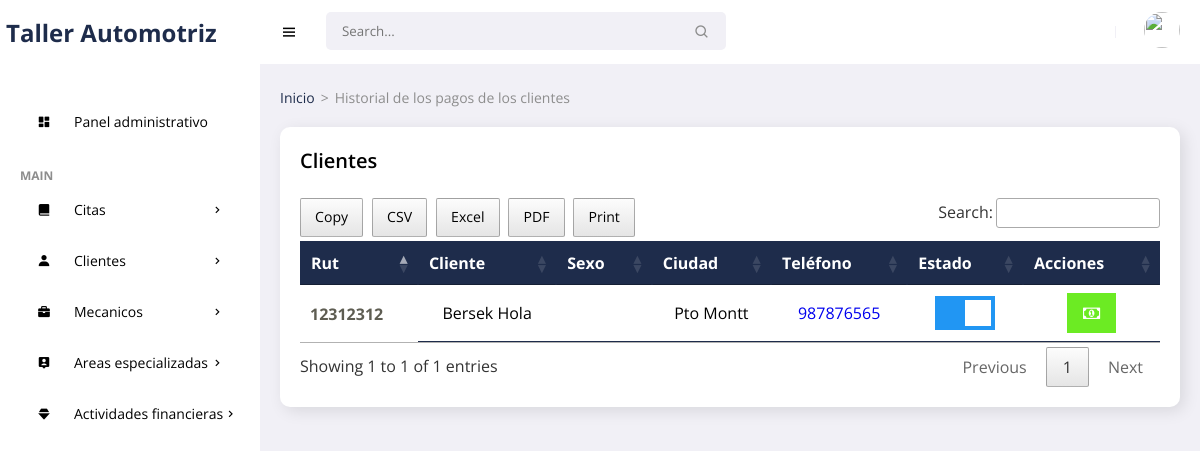
/frontend/actividades/mostrar.php (signed in), run on an earlier commit of the app's database.
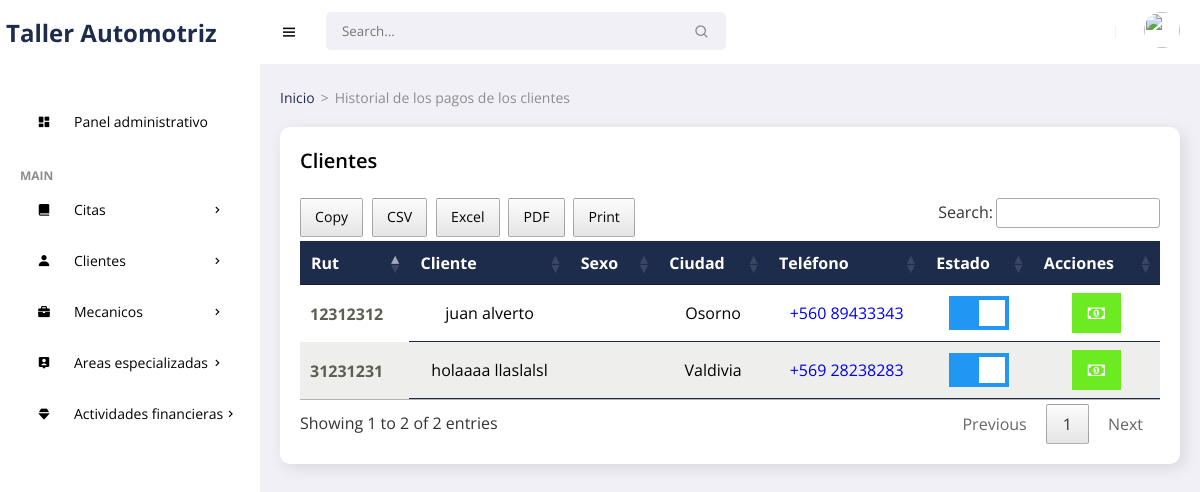
And on a later commit of the database.
### tables this page shows
CREATE TABLE `clientes` (
  `idpa` int(11) NOT NULL,
  `numhs` char(8) NOT NULL,
  `nompa` varchar(30) NOT NULL,
  `apepa` varchar(30) NOT NULL,
  `direc` varchar(150) NOT NULL,
  `ciu` varchar(15) NOT NULL,
  `grup` varchar(15) NOT NULL,
  `phon` char(13) NOT NULL,
  `cump` date NOT NULL,
  `corr` varchar(35) NOT NULL,
  `username` varchar(25) NOT NULL,
  `password` varchar(255) NOT NULL,
  `rol` char(1) NOT NULL,
  `state` char(1) NOT NULL,
  `fere` timestamp NOT NULL DEFAULT current_timestamp() ON UPDATE current_timestamp()
);

### frontend/actividades/mostrar.php (the view, shortened to what this page needs)
<!DOCTYPE html>
<html lang="es">
<head>
    <link href='https://unpkg.com/boxicons@2.0.9/css/boxicons.min.css' rel='stylesheet'>
    <link rel="stylesheet" href="../../backend/css/admin.css">
    <link rel="stylesheet" type="text/css" href="../../backend/css/datatable.css">
    <link rel="stylesheet" type="text/css" href="../../backend/css/buttonsdataTables.css">
    <link rel="stylesheet" type="text/css" href="../../backend/css/font.css">
</head>
<body>
    <section id="sidebar">
        <a href="../admin/escritorio.php" class="brand">Taller Automotriz</a>
        <ul class="side-menu">
            <li><a href="../admin/escritorio.php" ><i class='bx bxs-dashboard icon' ></i> Panel administrativo</a></li>
            <li class="divider" data-text="main">Main</li>
            <li>
                <a href="#"><i class='bx bxs-book-alt icon' ></i> Citas <i class='bx bx-chevron-right icon-right' ></i></a>
            </li>
            <li>
                <a href="#"><i class='bx bxs-user icon' ></i> Clientes <i class='bx bx-chevron-right icon-right' ></i></a>
            </li>
            <li>
                <a href="#"><i class='bx bxs-briefcase icon' ></i> Mecanicos <i class='bx bx-chevron-right icon-right' ></i></a>
            </li>
            <li>
                <a href="#"><i class='bx bxs-user-pin icon' ></i> Areas especializadas<i class='bx bx-chevron-right icon-right' ></i></a>
            </li>
            <li>
                <a href="#"><i class='bx bxs-diamond icon' ></i> Actividades financieras<i class='bx bx-chevron-right icon-right' ></i></a>
            </li>
        </ul>
    </section>
    <section id="content">
        <nav>
            <i class='bx bx-menu toggle-sidebar' ></i>
            <form action="#">
                <div class="form-group">
                    <input type="text" placeholder="Search...">
                    <i class='bx bx-search icon' ></i>
                </div>
            </form>
            <div class="profile">
                <img src="https://images.unsplash.com/photo-1517841905240-472988babdf9?ixid=MnwxMjA3fDB8MHxzZWFyY2h8NHx8cGVvcGxlfGVufDB8fDB8fA%3D%3D&ixlib=rb-1.2.1&auto=format&fit=crop&w=500&q=60" alt="">
            </div>
        </nav>
        <main>
            <ul class="breadcrumbs">
                <li><a href="../admin/escritorio.php">Inicio</a></li>
                <li class="divider">></li>
                <li><a href="#" class="active">Historial de los pagos de los clientes</a></li>
            </ul>
          <div class="data">
                <div class="content-data">
                    <div class="head">
                        <h3>Clientes</h3>
                    </div>
                   <div class="table-responsive" style="overflow-x:auto;">
                       <?php
require '../../backend/bd/Conexion.php';
$sentencia = $connect->prepare("SELECT * FROM clientes ORDER BY idpa DESC;");
 $sentencia->execute();
$data =  array();
if($sentencia){
  while($r = $sentencia->fetchObject()){
    $data[] = $r;
  }
}
     ?>
     <?php if(count($data)>0):?>
         <table id="example" class="responsive-table">
            <thead>
                <tr>
                    <th scope="col">Rut</th>
                    <th scope="col">Cliente</th>
                    <th scope="col">Sexo</th>
                    <th scope="col">Ciudad</th>
                    <th scope="col">Teléfono</th>
                    <th scope="col">Estado</th>
                    <th scope="col">Acciones</th>
                </tr>
            </thead>
            <tbody>
                <?php foreach($data as $d):?>
                    <tr>
                        <th scope="row"><?php echo $d->numhs ?></th>
                        <td data-title="Paciente"><?php echo $d->nompa ?>&nbsp;<?php echo $d->apepa ?></td>
                        <td data-title="Sexo"><?php echo $d->sex ?></td>
                        <td data-title="Grupo"><?php echo $d->grup ?></td>
                        <td data-title="Teléfono"><a href="tel:<?php echo $d->phon ?>"><?php echo $d->phon ?></a></td>
                        <td data-title="Estado">
                        <label class="switch">
                          <span class="slider"></span>
                        </label>
                        </td>
                        <td>
                            <a title="Pagos" href="../actividades/pagos.php?id=<?php echo $d->idpa ?>" class="fa fa-money"></a>
                        </td>
                    </tr>
                    <?php endforeach; ?>
            </tbody>
         </table>
    <?php endif; ?>
                    </div>
                </div>
            </div>
        </main>
    </section>
</body>
</html>

### backend/css/datatable.css (style rules this page uses)
table.dataTable thead>tr>th.sorting,table.dataTable thead>tr>th.sorting_asc,table.dataTable thead>tr>th.sorting_desc,table.dataTable thead>tr>th.sorting_asc_disabled,table.dataTable thead>tr>th.sorting_desc_disabled,table.dataTable thead>tr>td.sorting,table.dataTable thead>tr>td.sorting_asc,table.dataTable thead>tr>td.sorting_desc,table.dataTable thead>tr>td.sorting_asc_disabled,table.dataTable thead>tr>td.sorting_desc_disabled { cursor:pointer;position:relative;padding-right:26px }
table.dataTable thead>tr>th.sorting:before,table.dataTable thead>tr>th.sorting:after,table.dataTable thead>tr>th.sorting_asc:before,table.dataTable thead>tr>th.sorting_asc:after,table.dataTable thead>tr>th.sorting_desc:before,table.dataTable thead>tr>th.sorting_desc:after,table.dataTable thead>tr>th.sorting_asc_disabled:before,table.dataTable thead>tr>th.sorting_asc_disabled:after,table.dataTable thead>tr>th.sorting_desc_disabled:before,table.dataTable thead>tr>th.sorting_desc_disabled:after,table.dataTable thead>tr>td.sorting:before,table.dataTable thead>tr>td.sorting:after,table.dataTable thead>tr>td.sorting_asc:before,table.dataTable thead>tr>td.sorting_asc:after,table.dataTable thead>tr>td.sorting_desc:before,table.dataTable thead>tr>td.sorting_desc:after,table.dataTable thead>tr>td.sorting_asc_disabled:before,table.dataTable thead>tr>td.sorting_asc_disabled:after,table.dataTable thead>tr>td.sorting_desc_disabled:before,table.dataTable thead>tr>td.sorting_desc_disabled:after { position:absolute;display:block;opacity:.125;right:10px;line-height:9px;font-size:.9em }
table.dataTable thead>tr>th.sorting:before,table.dataTable thead>tr>th.sorting_asc:before,table.dataTable thead>tr>th.sorting_desc:before,table.dataTable thead>tr>th.sorting_asc_disabled:before,table.dataTable thead>tr>th.sorting_desc_disabled:before,table.dataTable thead>tr>td.sorting:before,table.dataTable thead>tr>td.sorting_asc:before,table.dataTable thead>tr>td.sorting_desc:before,table.dataTable thead>tr>td.sorting_asc_disabled:before,table.dataTable thead>tr>td.sorting_desc_disabled:before { bottom:50%;content:"▴" }
table.dataTable thead>tr>th.sorting:after,table.dataTable thead>tr>th.sorting_asc:after,table.dataTable thead>tr>th.sorting_desc:after,table.dataTable thead>tr>th.sorting_asc_disabled:after,table.dataTable thead>tr>th.sorting_desc_disabled:after,table.dataTable thead>tr>td.sorting:after,table.dataTable thead>tr>td.sorting_asc:after,table.dataTable thead>tr>td.sorting_desc:after,table.dataTable thead>tr>td.sorting_asc_disabled:after,table.dataTable thead>tr>td.sorting_desc_disabled:after { top:50%;content:"▾" }
table.dataTable thead>tr>th.sorting_asc:before,table.dataTable thead>tr>th.sorting_desc:after,table.dataTable thead>tr>td.sorting_asc:before,table.dataTable thead>tr>td.sorting_desc:after { opacity:.6 }
table.dataTable thead th,table.dataTable thead td,table.dataTable tfoot th,table.dataTable tfoot td { text-align:left }
table.dataTable { width:100%;margin:0 auto;clear:both;border-collapse:separate;border-spacing:0 }
table.dataTable thead th,table.dataTable tfoot th { font-weight:bold }
table.dataTable thead th,table.dataTable thead td { padding:10px;border-bottom:1px solid rgba(0, 0, 0, 0.3) }
table.dataTable tbody tr { background-color:transparent }
table.dataTable tbody th,table.dataTable tbody td { padding:8px 10px }
table.dataTable.no-footer { border-bottom:1px solid rgba(0, 0, 0, 0.3) }
table.dataTable th,table.dataTable td { box-sizing:content-box }

What changed in the data, as far as the page shows it:
removed clientes: numhs "12312312", nompa "Bersek", apepa "Hola", grup "Pto Montt", phon "987876565"
added clientes: numhs "12312312", nompa "juan", apepa "alverto", grup "Osorno", phon "+560 89433343"
added clientes: numhs "31231231", nompa "holaaaa", apepa "llaslalsl", grup "Valdivia", phon "+569 28238283"
Also different on the page:
text written by a page script: "Copy CSV Excel PDF Print Search: Showing 1 to 1 of 1 entries Previous 1 Next" → "Copy CSV Excel PDF Print Search: Showing 1 to 2 of 2 entries Previous 1 Next"
